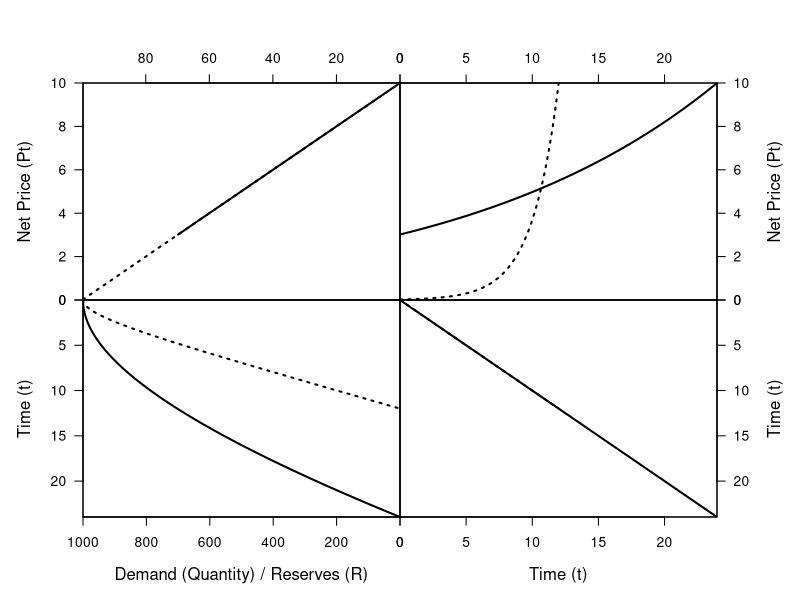

Generate this figure with R:
# ---
# A SCRIPT TO VISUALIZE AND COMPARE HOTELLING MODEL EQUILIBRIA
# (Definitive version showing a "shadow effect" from an interest rate shock)
# ---

# --- 1. Data Generation: Calculate paths for TWO scenarios ---

# --- Step A: Define Model Parameters ---
R0 <- 1000  # Initial resource stock (the same for both scenarios)
pT <- 10    # Choke price
a <- 100    # Demand intercept
b <- a/pT   # Demand slope

# Define the two different interest rates
r_base <- 0.05  # The original, baseline interest rate
r_shock <- 0.50 # The new, higher interest rate (the shock)

# --- Step B: Define Core Economic Functions (Unchanged) ---
d <- function(p) a - b*p
stock.time <- function(T, r, R=R0) R - a*T + (a/r)*(1 - exp(-r*T))

# --- Step C: Solve for the Baseline Path (Solid Lines) ---
Tf_base <- uniroot(stock.time, c(0, 1000), r = r_base)$root
time_base <- seq(0, Tf_base, length.out = 100)
price_base <- pT * exp(-r_base * (Tf_base - time_base))
quantity_base <- d(price_base)
stock_base <- stock.time(time_base, r = r_base)

# --- Step D: Solve for the "Shocked" Path (Dotted Lines) ---
Tf_shock <- uniroot(stock.time, c(0, 1000), r = r_shock)$root
time_shock <- seq(0, Tf_shock, length.out = 100)
price_shock <- pT * exp(-r_shock * (Tf_shock - time_shock))
quantity_shock <- d(price_shock)
stock_shock <- stock.time(time_shock, r = r_shock)


# --- 2. The Comparative Plotting Function ---

#' Creates a four-quadrant plot comparing two Hotelling model solutions.
#'
#' @param time_base, price_base, ... Data vectors for the baseline scenario.
#' @param time_shock, price_shock, ... Data vectors for the shocked scenario.

create_comparative_plot <- function(time_base, price_base, quantity_base, stock_base,
                                    time_shock, price_shock, quantity_shock, stock_shock) {
  
  if (dev.cur() != 1) dev.off()
  layout(matrix(c(1, 2, 3, 4), nrow = 2, byrow = TRUE))
  par(oma = c(0, 0, 0, 0))
  
  # --- Plot 1: Demand Curve (Top-Left) ---
  par(mar = c(0, 5, 5, 0))
  # Set plot limits to include BOTH datasets
  plot(quantity_base, price_base, type = "l", lwd = 2,
       xaxs = "i", yaxs = "i",
       xlim = rev(range(c(quantity_base, quantity_shock))),
       ylim = c(0, max(c(price_base, price_shock))),
       xaxt = "n", yaxt = "n", xlab = "", ylab = "")
  # Overlay the shocked path with a dotted line
  lines(quantity_shock, price_shock, lwd = 2, lty = "dotted")
  axis(side = 2, las = 1); mtext("Net Price (Pt)", side = 2, line = 3)
  axis(side = 3); box()
  
  # --- Plot 2: Price Path (Top-Right) ---
  par(mar = c(0, 0, 5, 5))
  plot(time_base, price_base, type = "l", lwd = 2,
       xaxs = "i", yaxs = "i",
       xlim = c(0, max(c(time_base, time_shock))),
       ylim = c(0, max(c(price_base, price_shock))),
       xaxt = "n", yaxt = "n", xlab = "", ylab = "")
  lines(time_shock, price_shock, lwd = 2, lty = "dotted")
  axis(side = 3); axis(side = 4, las = 1)
  mtext("Net Price (Pt)", side = 4, line = 3); box()
  
  # --- Plot 3: Reserve Path (Bottom-Left) ---
  par(mar = c(5, 5, 0, 0))
  plot(stock_base, time_base, type = "l", lwd = 2,
       xaxs = "i", yaxs = "i",
       xlim = rev(range(c(stock_base, stock_shock))),
       ylim = rev(range(c(time_base, time_shock))),
       xaxt = "n", yaxt = "n", xlab = "", ylab = "")
  lines(stock_shock, time_shock, lwd = 2, lty = "dotted")
  axis(side = 1); mtext("Demand (Quantity) / Reserves (R)", side = 1, line = 3)
  axis(side = 2, las = 1); mtext("Time (t)", side = 2, line = 3); box()
  
  # --- Plot 4: 45-degree Line (Bottom-Right) ---
  par(mar = c(5, 0, 0, 5))
  plot(time_base, time_base, type = "l", lwd = 2, lty = "solid",
       xaxs = "i", yaxs = "i",
       xlim = c(0, max(c(time_base, time_shock))),
       ylim = rev(range(c(time_base, time_shock))),
       xaxt = "n", yaxt = "n", xlab = "", ylab = "")
  lines(time_shock, time_shock, lwd = 2, lty = "dotted")
  axis(side = 1); mtext("Time (t)", side = 1, line = 3)
  axis(side = 4, las = 1); mtext("Time (t)", side = 4, line = 3); box()
  
  par(mfrow = c(1, 1), mar = c(5.1, 4.1, 4.1, 2.1), oma = c(0,0,0,0))
}


# --- 3. Execution ---
# Call the new function with both sets of data
create_comparative_plot(
  time_base, price_base, quantity_base, stock_base,
  time_shock, price_shock, quantity_shock, stock_shock
)